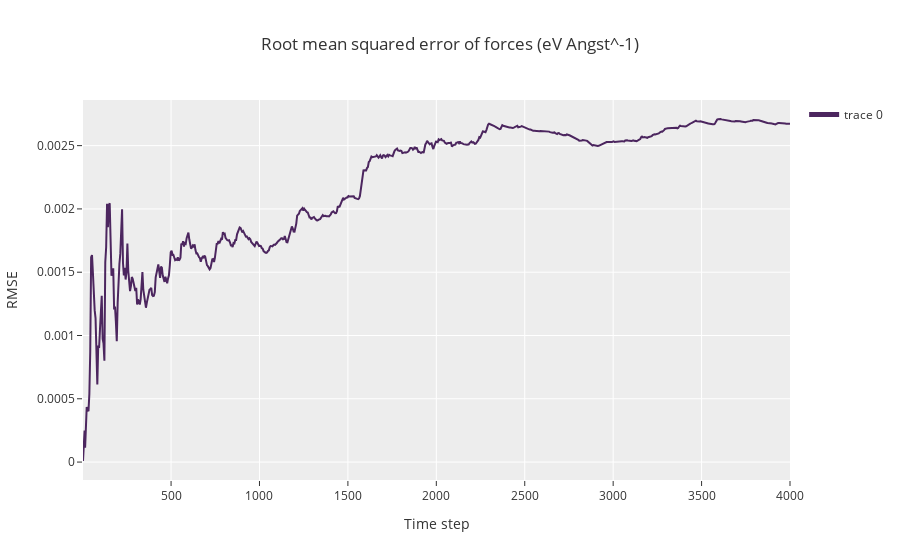

Here is the notebook cell this chart was saved with:
### Code cell
t2, inerr = np.loadtxt(f"/Users/dominicwelti/Library/CloudStorage/Dropbox/Master_Thesis/Compare_ML/Ref_VASP_MD/v085/ERR.dat",
                       usecols=[1,2], unpack=True)

pv.plot(t2, inerr,
    xlabel="Time step",
    ylabel="RMSE",
    title="Root mean squared error of forces (eV Angst^-1)"
)

### Figure 1 — Plotly figure (JSON) as saved in the notebook; plotly's stock layout.template omitted (floating-point values rounded to 4 significant figures; data arrays with more than 128 entries replaced by an {"elided": "..."} marker saying what was removed)
{"data": [{"line": {"color": "#4C265F"}, "showlegend": true, "type": "scatter", "x": {"elided": "804 int values"}, "y": {"elided": "804 float values"}, "yaxis": "y"}], "layout": {"legend": {"itemsizing": "constant"}, "title": {"text": "Root mean squared error of forces (eV Angst^-1)"}, "xaxis": {"title": {"text": "Time step"}}, "yaxis": {"title": {"text": "RMSE"}}}}
